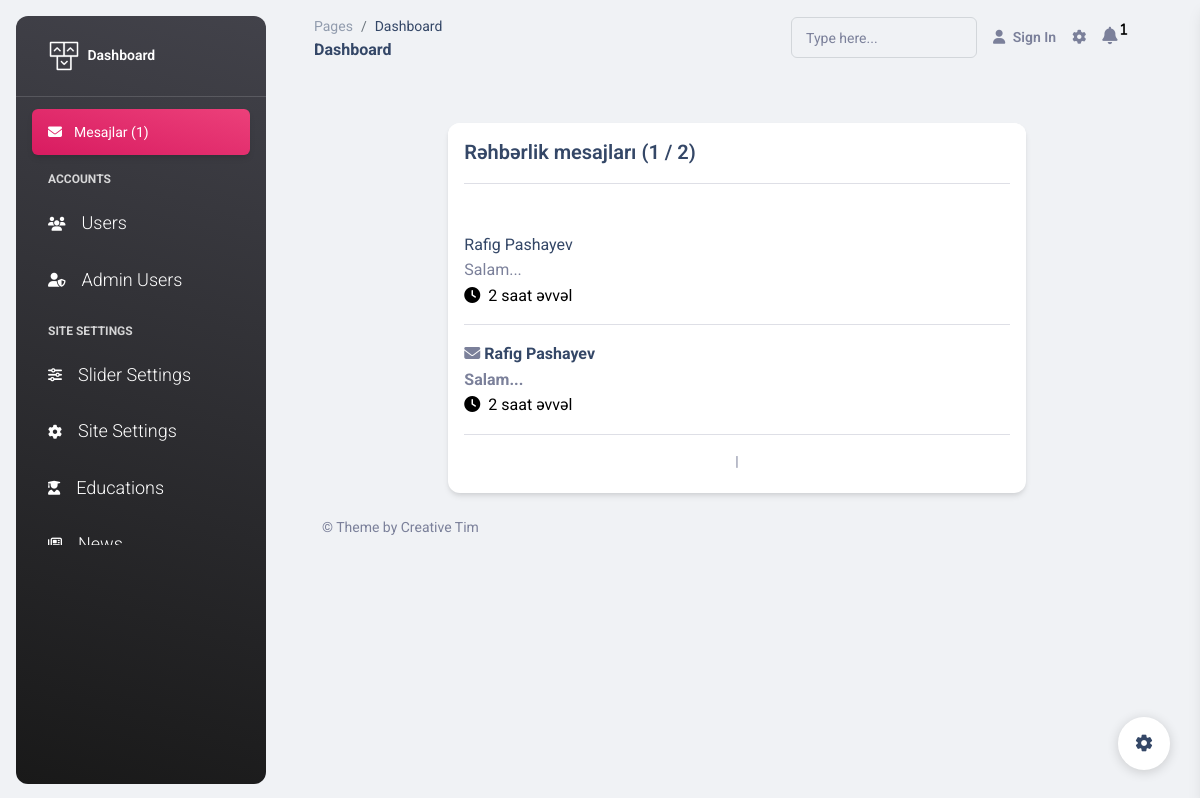
The app's page /admin/inbox with its own data.
### models.py (models this page shows)
class AdminMessages(Base):
    __tablename__ = 'admin_messages'
    id = Column(Integer, primary_key=True)
    name = Column(String, nullable=False)
    email = Column(String, nullable=False)
    message = Column(Text, nullable=False)
    sender_id = Column(Integer, nullable=True)
    readed = Column(Integer, default=0)
    created_at = Column(String, default=datetime.now())
    created_at_date = Column(DateTime, default=datetime.now())
    updated_at = Column(DateTime, onupdate=datetime.now())

### sections/messages.py (the view)
@messages_panel.get("/inbox")
def inbox(request: Request, db:Session = Depends(database.get_db), page: int = 1, page_size: int = 10):
    m_data = db.query(models.AdminMessages).order_by(models.AdminMessages.created_at.desc()).all()
    unread = db.query(models.AdminMessages).filter_by(readed=0).order_by(models.AdminMessages.created_at.desc()).all()
    data_length = len(m_data)
    messages = paginate.paginate(data=m_data, data_length=data_length,page=page, page_size=page_size)
    messages_time = time_calculate.messages_time()
    return templates.TemplateResponse("dashboard/messages.html",{"request":request, "m_data":m_data, "messages":messages,
                                                                    "unread":unread, "messages_time": messages_time})

### templates/dashboard/messages.html (shortened to what this page needs)
{% include 'dashboard/header.html' %}
      {% include 'dashboard/left_sidebar.html' %}
  <main class="main-content position-relative max-height-vh-100 h-100 border-radius-lg ">
      {% include 'dashboard/navbar.html' %}
    <div class="container-fluid py-4">
      <div class="row">
        <div class="col-lg-8 col-md-10 mx-auto">
          <div class="card mt-4">
            <div class="card-header p-3">
              <h5 class="mb-0">Rəhbərlik mesajları ({{ unread | length }} / {{ m_data | length }})</h5>
              <hr>
            </div>
            <div class="card-body p-3 pb-0">
              {% for message in messages.data %}
                {% if message.readed == 0 %}
                  <b><i class="fa fa-envelope" aria-hidden="true"></i> <a href="/admin/inbox/{{ message.id }}">{{ message.name }}</a></b><br/>
                  <b>{{ message.message[0:60] }}...</b><br/>
                  {% for time in messages_time %}
                  {% if time.message_id == message.id %}
                  <font color="black"><i class="fa fa-clock me-1"></i> {{ time.m_time }} </font>
                  {% endif %}
                  {% endfor %}
                {% else %}
                <a href="/admin/inbox/{{ message.id }}">{{ message.name }}</a><br/>
                  {{ message.message[0:60] }}...<br/>
                  {% for time in messages_time %}
                  {% if time.message_id == message.id %}
                  <font color="black"><i class="fa fa-clock me-1"></i> {{ time.m_time }} </font>
                  {% endif %}
                  {% endfor %}
                {% endif %}
                <hr>
              {% endfor %}
              <div class="align-middle text-center text-sm">{{ messages.data_length }}
                 |
                <br/>
                <br/>
              </div>
            </div>
          </div>
        </div>
      </div>
      {% include 'dashboard/footer.html' %}

### records on screen
AdminMessages: name "Rafig Pashayev", message "Salam", m_time "2 saat əvvəl"
AdminMessages: name "Rafig Pashayev", message "Salam", m_time "2 saat əvvəl"

### other values on screen
{{ unread | length }} "1"
{{ m_data | length }} "2"
